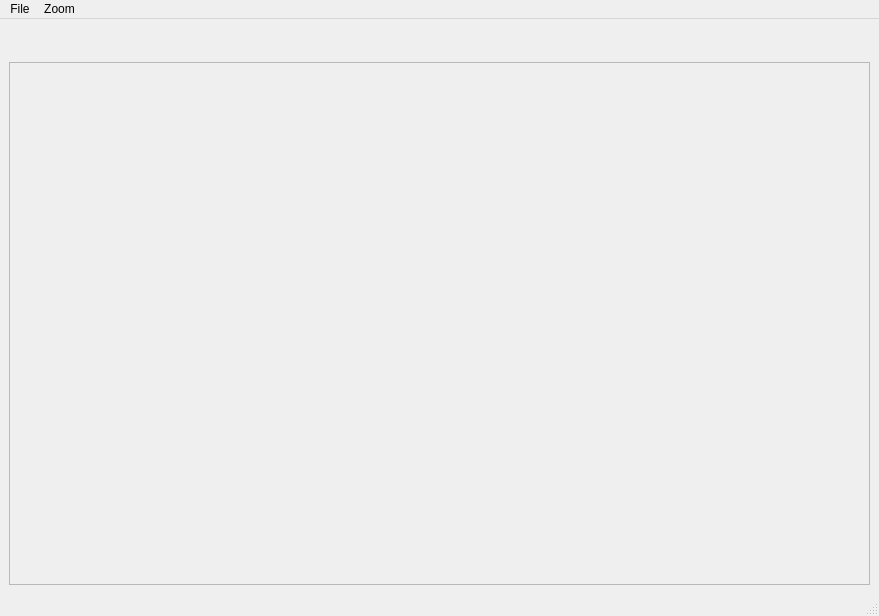
<?xml version="1.0" encoding="UTF-8"?>
<ui version="4.0">
 <class>ViewerWindow</class>
 <widget class="QMainWindow" name="ViewerWindow">
  <property name="geometry">
   <rect>
    <x>0</x>
    <y>0</y>
    <width>879</width>
    <height>616</height>
   </rect>
  </property>
  <property name="windowTitle">
   <string>Image Viewer</string>
  </property>
  <widget class="QWidget" name="centralwidget">
   <layout class="QVBoxLayout" name="verticalLayout_2">
    <item>
     <layout class="QVBoxLayout" name="verticalLayout">
      <item>
       <widget class="QLabel" name="psnr">
        <property name="text">
         <string>&lt;html&gt;&lt;head/&gt;&lt;body&gt;&lt;p align=&quot;center&quot;&gt;&lt;br/&gt;&lt;/p&gt;&lt;/body&gt;&lt;/html&gt;</string>
        </property>
       </widget>
      </item>
      <item>
       <widget class="QScrollArea" name="scrollArea">
        <property name="widgetResizable">
         <bool>true</bool>
        </property>
        <widget class="QWidget" name="scrollAreaWidgetContents">
         <property name="geometry">
          <rect>
           <x>0</x>
           <y>0</y>
           <width>857</width>
           <height>521</height>
          </rect>
         </property>
         <layout class="QVBoxLayout" name="verticalLayout_4">
          <item>
           <layout class="QVBoxLayout" name="verticalLayout_3">
            <item>
             <widget class="QLabel" name="displayimage">
              <property name="text">
               <string/>
              </property>
             </widget>
            </item>
           </layout>
          </item>
         </layout>
        </widget>
       </widget>
      </item>
     </layout>
    </item>
   </layout>
  </widget>
  <widget class="QMenuBar" name="menubar">
   <property name="geometry">
    <rect>
     <x>0</x>
     <y>0</y>
     <width>879</width>
     <height>21</height>
    </rect>
   </property>
   <widget class="QMenu" name="menuFile">
    <property name="title">
     <string>File</string>
    </property>
    <addaction name="actionClose"/>
   </widget>
   <widget class="QMenu" name="menuZoom">
    <property name="title">
     <string>Zoom</string>
    </property>
    <addaction name="actionZoom_In_25"/>
    <addaction name="actionZoom_out_25"/>
    <addaction name="actionResetZoom"/>
   </widget>
   <addaction name="menuFile"/>
   <addaction name="menuZoom"/>
  </widget>
  <widget class="QStatusBar" name="statusbar"/>
  <action name="actionResize">
   <property name="text">
    <string>Resize</string>
   </property>
  </action>
  <action name="actionNoise">
   <property name="text">
    <string>Noise</string>
   </property>
  </action>
  <action name="actionBlur">
   <property name="text">
    <string>Blur</string>
   </property>
  </action>
  <action name="actionClose">
   <property name="text">
    <string>Close</string>
   </property>
  </action>
  <action name="actionZoom_In_25">
   <property name="text">
    <string>Zoom in 25%</string>
   </property>
  </action>
  <action name="actionZoom_out_25">
   <property name="text">
    <string>Zoom out 25%</string>
   </property>
  </action>
  <action name="actionResetZoom">
   <property name="text">
    <string>Reset</string>
   </property>
  </action>
  <action name="actionOperations">
   <property name="text">
    <string>Operations</string>
   </property>
  </action>
  <action name="actionReset">
   <property name="text">
    <string>Reset</string>
   </property>
  </action>
 </widget>
 <resources/>
 <connections/>
</ui>
